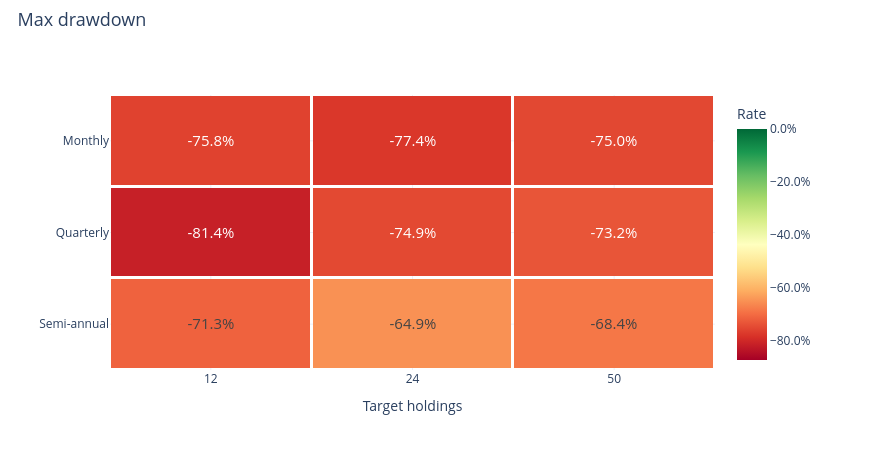

Notebook cell for this chart:
### Markdown cell above
### Maximum drawdown

### Code cell
research.heatmap('maximum_drawdown')

### Figure 1 — Plotly figure (JSON) as saved in the notebook; plotly's stock layout.template omitted (floating-point values rounded to 4 significant figures)
{"data": [{"colorbar": {"tickformat": ".1%", "title": {"text": "Rate"}}, "colorscale": [[0.0, "rgb(165,0,38)"], [0.1, "rgb(215,48,39)"], [0.2, "rgb(244,109,67)"], [0.3, "rgb(253,174,97)"], [0.4, "rgb(254,224,139)"], [0.5, "rgb(255,255,191)"], [0.6, "rgb(217,239,139)"], [0.7, "rgb(166,217,106)"], [0.8, "rgb(102,189,99)"], [0.9, "rgb(26,152,80)"], [1.0, "rgb(0,104,55)"]], "text": [["-75.8%", "-77.4%", "-75.0%"], ["-81.4%", "-74.9%", "-73.2%"], ["-71.3%", "-64.9%", "-68.4%"]], "textfont": {"size": 15}, "texttemplate": "%{text}", "type": "heatmap", "x": ["12", "24", "50"], "xgap": 3, "y": ["Monthly", "Quarterly", "Semi-annual"], "ygap": 3, "z": [[-0.7582, -0.7739, -0.7502], [-0.8141, -0.7487, -0.7319], [-0.7129, -0.6487, -0.6844]], "zmax": 0.0, "zmin": -0.8715}], "layout": {"height": 450, "hovermode": "closest", "legend": {"font": {"size": 12}, "itemclick": "toggle", "itemdoubleclick": "toggleothers", "x": 1.025, "y": 1}, "margin": {"b": 80, "l": 110, "r": 155, "t": 95}, "title": {"font": {"size": 18}, "text": "Max drawdown", "x": 0.02, "y": 0.97}, "width": 870, "xaxis": {"title": {"text": "Target holdings"}}, "yaxis": {"autorange": "reversed"}}}
